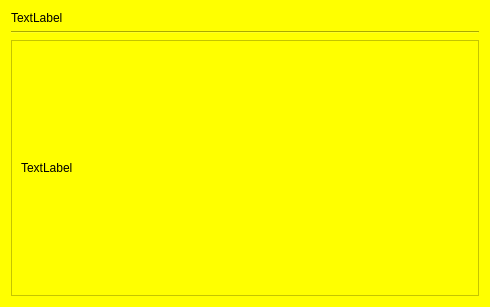
<?xml version="1.0" encoding="UTF-8"?>
<ui version="4.0">
 <class>NotificationDialog</class>
 <widget class="QDialog" name="NotificationDialog">
  <property name="geometry">
   <rect>
    <x>0</x>
    <y>0</y>
    <width>490</width>
    <height>307</height>
   </rect>
  </property>
  <property name="windowTitle">
   <string>Dialog</string>
  </property>
  <property name="styleSheet">
   <string notr="true">background:  rgb(255, 255, 0);</string>
  </property>
  <layout class="QVBoxLayout" name="verticalLayout">
   <item>
    <widget class="QLabel" name="title">
     <property name="text">
      <string>TextLabel</string>
     </property>
    </widget>
   </item>
   <item>
    <widget class="Line" name="line">
     <property name="orientation">
      <enum>Qt::Horizontal</enum>
     </property>
    </widget>
   </item>
   <item>
    <widget class="QScrollArea" name="scrollArea">
     <property name="widgetResizable">
      <bool>true</bool>
     </property>
     <widget class="QWidget" name="scrollAreaWidgetContents">
      <property name="geometry">
       <rect>
        <x>0</x>
        <y>0</y>
        <width>470</width>
        <height>259</height>
       </rect>
      </property>
      <layout class="QVBoxLayout" name="verticalLayout_2">
       <item>
        <widget class="QLabel" name="message">
         <property name="text">
          <string>TextLabel</string>
         </property>
        </widget>
       </item>
      </layout>
     </widget>
    </widget>
   </item>
  </layout>
 </widget>
 <resources/>
 <connections/>
</ui>
